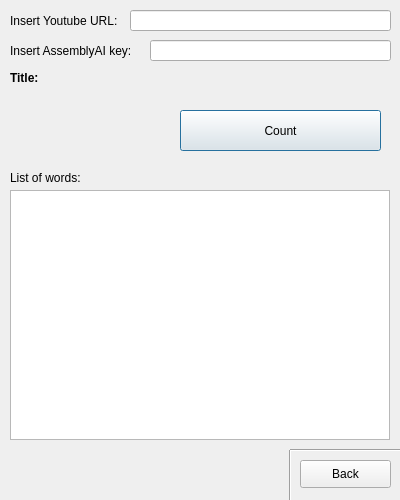
<?xml version="1.0" encoding="UTF-8"?>
<ui version="4.0">
 <class>Dialog</class>
 <widget class="QDialog" name="Dialog">
  <property name="geometry">
   <rect>
    <x>0</x>
    <y>0</y>
    <width>400</width>
    <height>500</height>
   </rect>
  </property>
  <property name="minimumSize">
   <size>
    <width>400</width>
    <height>500</height>
   </size>
  </property>
  <property name="maximumSize">
   <size>
    <width>400</width>
    <height>500</height>
   </size>
  </property>
  <property name="windowTitle">
   <string>Dialog</string>
  </property>
  <property name="styleSheet">
   <string notr="true"/>
  </property>
  <widget class="QLabel" name="label_3">
   <property name="geometry">
    <rect>
     <x>10</x>
     <y>170</y>
     <width>111</width>
     <height>16</height>
    </rect>
   </property>
   <property name="text">
    <string>List of words:</string>
   </property>
  </widget>
  <widget class="QPushButton" name="count_button">
   <property name="geometry">
    <rect>
     <x>180</x>
     <y>110</y>
     <width>201</width>
     <height>41</height>
    </rect>
   </property>
   <property name="text">
    <string>Count</string>
   </property>
  </widget>
  <widget class="QLabel" name="label">
   <property name="geometry">
    <rect>
     <x>10</x>
     <y>10</y>
     <width>141</width>
     <height>21</height>
    </rect>
   </property>
   <property name="text">
    <string>Insert Youtube URL:</string>
   </property>
  </widget>
  <widget class="QLineEdit" name="yt_url_field">
   <property name="geometry">
    <rect>
     <x>130</x>
     <y>10</y>
     <width>261</width>
     <height>21</height>
    </rect>
   </property>
  </widget>
  <widget class="QLabel" name="yt_title_widget">
   <property name="geometry">
    <rect>
     <x>10</x>
     <y>70</y>
     <width>381</width>
     <height>16</height>
    </rect>
   </property>
   <property name="font">
    <font>
     <weight>75</weight>
     <bold>true</bold>
    </font>
   </property>
   <property name="text">
    <string>Title:</string>
   </property>
  </widget>
  <widget class="QPushButton" name="back_button">
   <property name="geometry">
    <rect>
     <x>300</x>
     <y>460</y>
     <width>91</width>
     <height>28</height>
    </rect>
   </property>
   <property name="text">
    <string>Back</string>
   </property>
  </widget>
  <widget class="Line" name="line_4">
   <property name="geometry">
    <rect>
     <x>280</x>
     <y>450</y>
     <width>20</width>
     <height>61</height>
    </rect>
   </property>
   <property name="orientation">
    <enum>Qt::Vertical</enum>
   </property>
  </widget>
  <widget class="Line" name="line_5">
   <property name="geometry">
    <rect>
     <x>290</x>
     <y>440</y>
     <width>121</width>
     <height>20</height>
    </rect>
   </property>
   <property name="orientation">
    <enum>Qt::Horizontal</enum>
   </property>
  </widget>
  <widget class="QLabel" name="icon_widget">
   <property name="geometry">
    <rect>
     <x>50</x>
     <y>108</y>
     <width>85</width>
     <height>45</height>
    </rect>
   </property>
   <property name="text">
    <string/>
   </property>
  </widget>
  <widget class="QTableWidget" name="words_table_widget">
   <property name="geometry">
    <rect>
     <x>10</x>
     <y>190</y>
     <width>380</width>
     <height>250</height>
    </rect>
   </property>
   <property name="minimumSize">
    <size>
     <width>380</width>
     <height>250</height>
    </size>
   </property>
   <property name="maximumSize">
    <size>
     <width>380</width>
     <height>280</height>
    </size>
   </property>
  </widget>
  <widget class="QLabel" name="label_2">
   <property name="geometry">
    <rect>
     <x>10</x>
     <y>40</y>
     <width>141</width>
     <height>21</height>
    </rect>
   </property>
   <property name="text">
    <string>Insert AssemblyAI key:</string>
   </property>
  </widget>
  <widget class="QLineEdit" name="api_key_field">
   <property name="geometry">
    <rect>
     <x>150</x>
     <y>40</y>
     <width>241</width>
     <height>21</height>
    </rect>
   </property>
  </widget>
  <widget class="QLabel" name="loading_widget">
   <property name="geometry">
    <rect>
     <x>290</x>
     <y>150</y>
     <width>111</width>
     <height>41</height>
    </rect>
   </property>
   <property name="text">
    <string/>
   </property>
  </widget>
  <zorder>loading_widget</zorder>
  <zorder>label_3</zorder>
  <zorder>count_button</zorder>
  <zorder>label</zorder>
  <zorder>yt_url_field</zorder>
  <zorder>yt_title_widget</zorder>
  <zorder>back_button</zorder>
  <zorder>line_4</zorder>
  <zorder>line_5</zorder>
  <zorder>icon_widget</zorder>
  <zorder>words_table_widget</zorder>
  <zorder>label_2</zorder>
  <zorder>api_key_field</zorder>
 </widget>
 <resources/>
 <connections/>
</ui>
